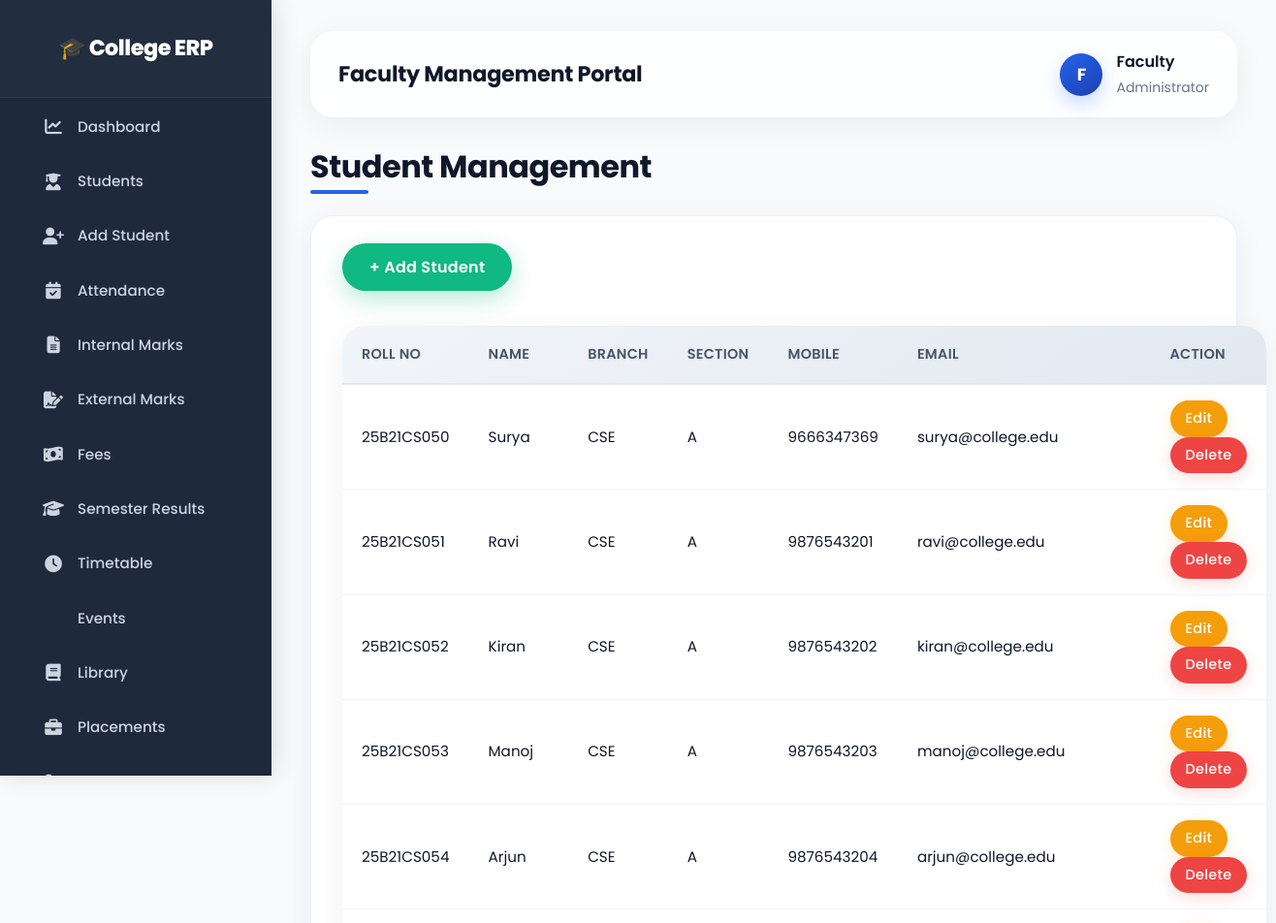
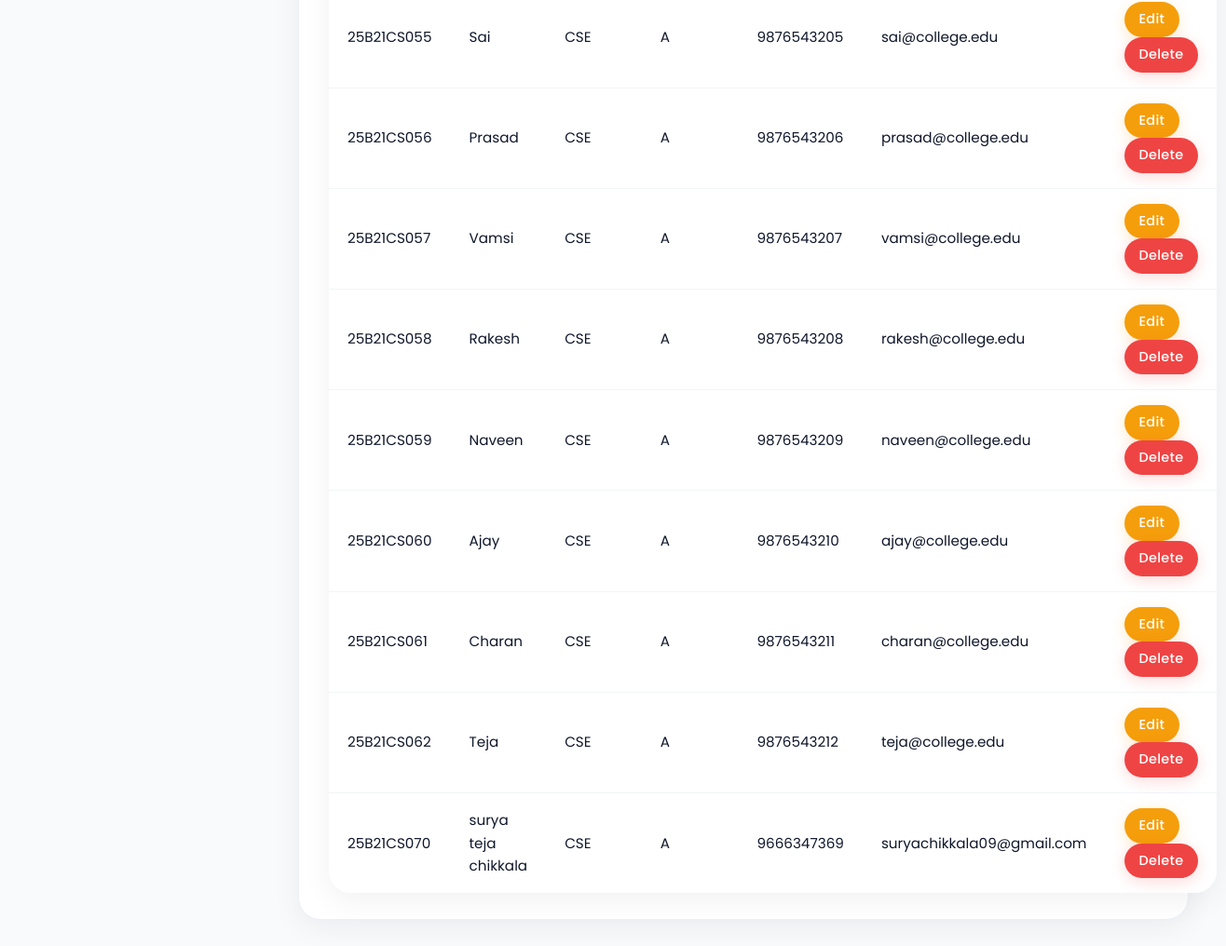
Page /manage-students (signed in) on the committed database (2 pictures, top to bottom).
### tables this page shows
CREATE TABLE "students" (
"RollNo" TEXT,
  "Name" TEXT,
  "Branch" TEXT,
  "Section" TEXT,
  "Mobile" INTEGER,
  "Email" TEXT
);

### app.py (the view)
@app.route("/manage-students")
def manage_students():
    if not faculty_logged_in():
        return redirect("/faculty-login")
    conn = get_db_connection()
    students = conn.execute("SELECT * FROM students").fetchall()
    conn.close()
    return render_template(
        "manage_students.html",
        students=[dict(row) for row in students]
    )

### app.py (called while the page is built)
def get_db_connection():
    conn = sqlite3.connect(DB_FILE)
    conn.row_factory = sqlite3.Row
    return conn

def faculty_logged_in():
    return "faculty_id" in session

### templates/manage_students.html (shortened to what this page needs)
{% extends 'faculty_base.html' %}
{% block content %}
<h2 class="page-title">
  Student Management
</h2>
<div class="card-box">
  <a href="/add-student" class="btn-add">
    + Add Student
  </a>
  <table class="table table-bordered table-hover">
    <thead class="table-primary">
      <tr>
        <th>Roll No</th>
        <th>Name</th>
        <th>Branch</th>
        <th>Section</th>
        <th>Mobile</th>
        <th>Email</th>
        <th>Action</th>
      </tr>
    </thead>
    <tbody>
      {% for student in students %}
      <tr>
        <td>{{ student.RollNo }}</td>
        <td>{{ student.Name }}</td>
        <td>{{ student.Branch }}</td>
        <td>{{ student.Section }}</td>
        <td>{{ student.Mobile }}</td>
        <td>{{ student.Email }}</td>
        <td>
          <a href="/edit-student/{{ student.RollNo }}" class="btn btn-warning btn-sm">
            Edit
          </a>
          <a href="/delete-student/{{ student.RollNo }}" class="btn btn-danger btn-sm">
            Delete
          </a>
        </td>
      </tr>
      {% endfor %}
    </tbody>
  </table>
</div>
{% endblock %}

### templates/faculty_base.html (shortened to what this page needs)
<!DOCTYPE html>
<html lang="en">
<head>
  <link href="https://cdn.jsdelivr.net/npm/bootstrap@5.3.3/dist/css/bootstrap.min.css" rel="stylesheet">
  <link rel="stylesheet" href="https://cdnjs.cloudflare.com/ajax/libs/font-awesome/6.5.1/css/all.min.css">
</head>
<body>
  <div class="sidebar">
    <div class="logo">
      🎓 College ERP
    </div>
    <a href="/faculty-dashboard">
      <i class="fas fa-chart-line"></i>
      Dashboard
    </a>
    <a href="/manage-students">
      <i class="fas fa-user-graduate"></i>
      Students
    </a>
    <a href="/add-student">
      <i class="fas fa-user-plus"></i>
      Add Student
    </a>
    <a href="/manage-attendance">
      <i class="fas fa-calendar-check"></i>
      Attendance
    </a>
    <a href="/manage-internal">
      <i class="fas fa-file-alt"></i>
      Internal Marks
    </a>
    <a href="/manage-external">
      <i class="fas fa-file-signature"></i>
      External Marks
    </a>
    <a href="/manage-fees">
      <i class="fas fa-money-bill-wave"></i>
      Fees
    </a>
    <a href="/manage-semester">
      <i class="fas fa-graduation-cap"></i>
      Semester Results
    </a>
    <a href="/manage-timetable">
      <i class="fas fa-clock"></i>
      Timetable
    </a>
    <a href="/manage-events">
      Events
    </a>
    <a href="/manage-library">
      <i class="fas fa-book"></i>
      Library
    </a>
    <a href="/manage-placements">
      <i class="fas fa-briefcase"></i>
      Placements
    </a>
    <a href="/faculty-logout">
      <i class="fas fa-sign-out-alt"></i>
    </a>
  </div>
  <div class="main">
    <div class="topbar">
      <div class="erp-title">
        Faculty Management Portal
      </div>
      <div class="profile-box">
        <div class="avatar">
          F
        </div>
        <div>
          <b>Faculty</b><br>
          <small>Administrator</small>
        </div>
      </div>
    </div>
    {% block content %}
    {% endblock %}
  </div>
</body>
</html>

### templates/faculty_base.html (style rules this page uses)
* { margin: 0; padding: 0; box-sizing: border-box; font-family: 'Poppins', 'Segoe UI', system-ui, sans-serif; }
body { background: #f8fafc; color: #0f172a; transition: background 0.3s ease; line-height: 1.6; }
.sidebar { position: fixed; left: 0; top: 0; width: 280px; height: 100vh; background: #1e293b; overflow-y: auto; box-shadow: 4px 0 24px rgba(0, 0, 0, 0.12); z-index: 1000; transition: width 0.3s ease; }
.logo { padding: 32px 24px; text-align: center; color: #ffffff; font-size: 1.4rem; font-weight: 800; letter-spacing: -0.5px; border-bottom: 1px solid rgba(255, 255, 255, 0.06); background: rgba(255, 255, 255, 0.02); position: relative; }
.sidebar a { display: flex; align-items: center; gap: 14px; padding: 14px 28px; color: #cbd5e1; text-decoration: none; font-weight: 500; font-size: 0.95rem; border-left: 4px solid transparent; margin: 4px 12px; border-radius: 12px; transition: all 0.25s cubic-bezier(0.4, 0, 0.2, 1); }
.sidebar a i { width: 22px; font-size: 1.1rem; text-align: center; flex-shrink: 0; }
.main { margin-left: 280px; padding: 32px 40px; min-height: 100vh; background: #f8fafc; }
.topbar { background: rgba(255, 255, 255, 0.85); backdrop-filter: blur(12px); -webkit-backdrop-filter: blur(12px); padding: 18px 28px; border-radius: 24px; box-shadow: 0 8px 32px rgba(15, 23, 42, 0.06); border: 1px solid rgba(255, 255, 255, 0.6); margin-bottom: 32px; display: flex; justify-content: space-between; align-items: center; transition: box-shadow 0.3s ease, transform 0.3s ease; }
.erp-title { font-size: 1.4rem; font-weight: 700; color: #0f172a; letter-spacing: -0.3px; margin: 0; }
.profile-box { display: flex; align-items: center; gap: 14px; }
.avatar { width: 44px; height: 44px; border-radius: 50%; background: linear-gradient(145deg, #2563eb, #1e40af); display: flex; align-items: center; justify-content: center; color: white; font-weight: 700; font-size: 1.1rem; box-shadow: 0 8px 20px rgba(37, 99, 235, 0.25); }
.profile-box b { color: #0f172a; font-weight: 600; }
.profile-box small { color: #64748b; font-weight: 400; }
.table { margin-bottom: 0; border-collapse: separate; border-spacing: 0; }
.table thead { background: #f1f5f9; color: #0f172a; }
.table thead th { font-weight: 600; font-size: 0.9rem; text-transform: uppercase; letter-spacing: 0.3px; color: #475569; padding: 16px 18px; border-bottom: 2px solid #e2e8f0; text-align: left; }
.table tbody td { padding: 14px 18px; border-bottom: 1px solid #f1f5f9; color: #0f172a; vertical-align: middle; }
.table tbody tr:last-child td { border-bottom: none; }
.btn { font-weight: 600; font-size: 0.9rem; padding: 10px 24px; border-radius: 50px; letter-spacing: 0.3px; transition: all 0.3s cubic-bezier(0.4, 0, 0.2, 1); box-shadow: 0 4px 16px rgba(0, 0, 0, 0.06); border: none; }
.btn-danger { background: #ef4444; color: #fff; box-shadow: 0 8px 24px rgba(239, 68, 68, 0.30); }
.page-title { font-size: 2rem; font-weight: 700; margin-bottom: 24px; color: #0f172a; letter-spacing: -0.5px; position: relative; display: inline-block; }
.page-title::after { content: ''; position: absolute; bottom: -8px; left: 0; width: 60px; height: 4px; background: #2563eb; border-radius: 4px; }

### rows in the picture
students: RollNo "25B21CS050", Name "Surya", Branch "CSE", Section "A", Mobile "9666347369", Email "surya@college.edu"
students: RollNo "25B21CS051", Name "Ravi", Branch "CSE", Section "A", Mobile "9876543201", Email "ravi@college.edu"
students: RollNo "25B21CS052", Name "Kiran", Branch "CSE", Section "A", Mobile "9876543202", Email "kiran@college.edu"
students: RollNo "25B21CS053", Name "Manoj", Branch "CSE", Section "A", Mobile "9876543203", Email "manoj@college.edu"
students: RollNo "25B21CS054", Name "Arjun", Branch "CSE", Section "A", Mobile "9876543204", Email "arjun@college.edu"
students: RollNo "25B21CS055", Name "Sai", Branch "CSE", Section "A", Mobile "9876543205", Email "sai@college.edu"
students: RollNo "25B21CS056", Name "Prasad", Branch "CSE", Section "A", Mobile "9876543206", Email "prasad@college.edu"
students: RollNo "25B21CS057", Name "Vamsi", Branch "CSE", Section "A", Mobile "9876543207", Email "vamsi@college.edu"
students: RollNo "25B21CS058", Name "Rakesh", Branch "CSE", Section "A", Mobile "9876543208", Email "rakesh@college.edu"
students: RollNo "25B21CS059", Name "Naveen", Branch "CSE", Section "A", Mobile "9876543209", Email "naveen@college.edu"
students: RollNo "25B21CS060", Name "Ajay", Branch "CSE", Section "A", Mobile "9876543210", Email "ajay@college.edu"
students: RollNo "25B21CS061", Name "Charan", Branch "CSE", Section "A", Mobile "9876543211", Email "charan@college.edu"
students: RollNo "25B21CS062", Name "Teja", Branch "CSE", Section "A", Mobile "9876543212", Email "teja@college.edu"
students: RollNo "25B21CS070", Name "surya teja chikkala", Branch "CSE", Section "A", Mobile "9666347369", Email "suryachikkala09@gmail.com"
